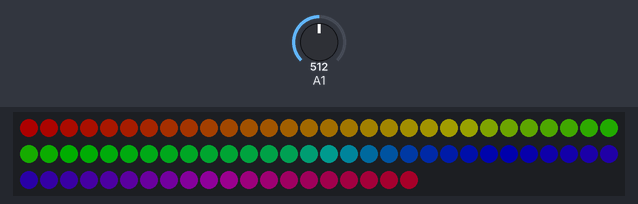
Bench run of a sketch on a simulated Arduino Uno, built with avr-gcc and run on an emulated ATmega328P. Parts: 80 RGB LEDs in strip order, left to right, continuing on the next row. The test bench sets the inputs (shaded band); at power-on: A1 = 512. Dim RGB values are drawn brighter than linear.

Above: at 0.15 s.
At 5.91 s:
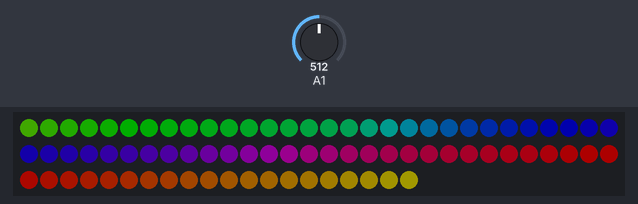
At 12.87 s:
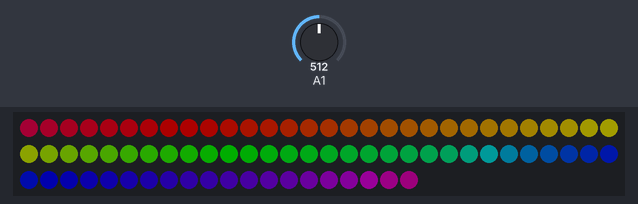
At 20.14 s:
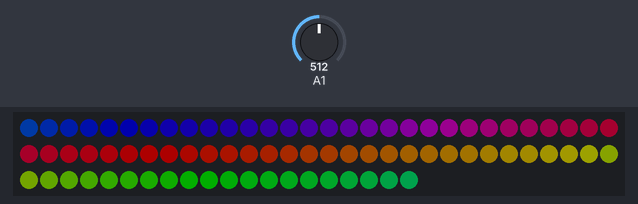
At 22.87 s:
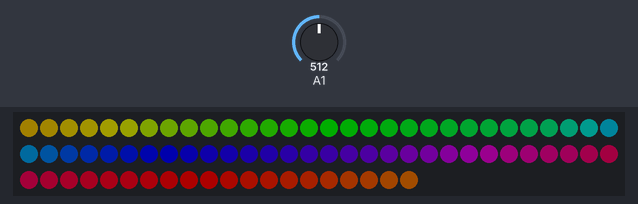
At 38.62 s:
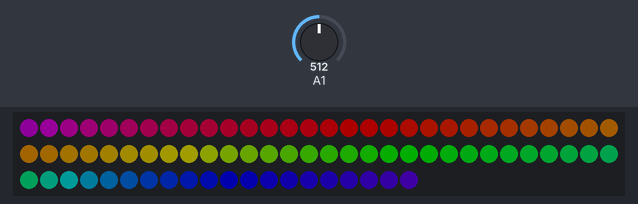

The sketch:

sketch_may19a.ino
```cpp
#include <FastLED.h>

#define LED_PIN 2
#define NUM_LEDS 80

#define AUDIO_PIN 0

CRGB leds[NUM_LEDS];

uint8_t hue = 0;

ISR(TIMER1_COMPA_vect) {
  //Serial.println("here");
}

void configure_timer() {
  TCCR1A = 0;
  TCCR1B = 0;
  TCNT1 = 0;
  OCR1A = 31250;            // compare match register 16MHz/256/2Hz-1
  TCCR1B |= (1 << WGM12);   // CTC mode
  TCCR1B |= (1 << CS12);    // 256 prescaler
  TCCR1B |= (1 << CS10);
}

void init_timer() {
  TIMSK1 |= (1 << OCIE1A);  // enable timer compare interrupt
}

void setup() {
  FastLED.addLeds<WS2812, LED_PIN, GRB>(leds, NUM_LEDS);
  FastLED.setMaxPowerInVoltsAndMilliamps(5, 500);
  FastLED.setBrightness(50);

  // configure A1 as input pin and enable adc -> lab4
  ADMUX = 0;
  /* ADC1 - channel 1 */
  ADMUX |= (1 << MUX0);
  /* AVCC with external capacitor at AREF pin */
  ADMUX |= (1 << REFS0);

  ADCSRA = 0;
  /* set prescaler at 128 */
  ADCSRA |= (7 << ADPS0);
  /* enable ADC */
  ADCSRA |= (1 << ADEN);

  // configure timer and intrerrupt every 2 seconds
  cli();
  configure_timer();
  init_timer();
  sei();

  Serial.begin(9600);
}

void loop() {
  ADCSRA |= (1 << ADSC);
  /* wait until conversion is complete */
  while (!(ADCSRA & (1 << ADIF)));
  uint16_t result = ADC;

  //Serial.println(result);

  // put your main code here, to run repeatedly:
  for (int i = 0; i < NUM_LEDS; ++i) {
    leds[i] = CHSV(hue + (i * 3), 255, 255);
  }

  EVERY_N_MILLISECONDS(15) {
    hue++;
  }

  FastLED.show();
}
```
